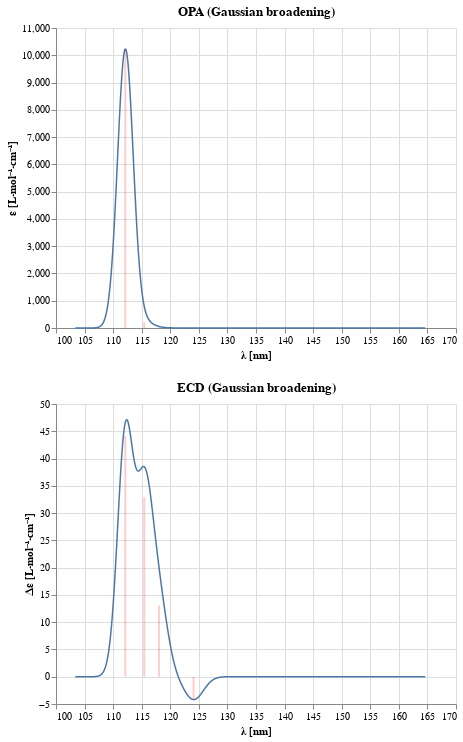

Notebook code for this chart:
### Code cell
#from altair_spectrum import plot_spectrum

opa_plot = plot_spectrum(opa_spectrum,
                         title="OPA (Gaussian broadening)",
                         x_title=("λ", "nm"))

ecd_plot = plot_spectrum(ecd_spectrum,
                         title="ECD (Gaussian broadening)",
                         x_title=("λ", "nm"),
                         y_title=("Δε", "L⋅mol⁻¹⋅cm⁻¹"))

opa_plot & ecd_plot

### Figure 1 — Vega-Lite specification as saved in the notebook (floating-point values rounded to 4 significant figures; data arrays with more than 128 entries replaced by an {"elided": "..."} marker saying what was removed)
{"config": {"view": {"continuousWidth": 400, "continuousHeight": 300}}, "vconcat": [{"layer": [{"data": {"name": "data-192dbcf541a63f2d58b9070ce889e231"}, "mark": {"type": "line", "size": 1.5}, "encoding": {"x": {"type": "quantitative", "axis": {"offset": 0, "title": "λ [nm]"}, "field": "x"}, "y": {"type": "quantitative", "axis": {"title": "ε [L⋅mol⁻¹⋅cm⁻¹]"}, "field": "y"}}}, {"data": {"name": "data-192dbcf541a63f2d58b9070ce889e231"}, "mark": "circle", "encoding": {"x": {"type": "quantitative", "axis": {"offset": 0, "title": "λ [nm]"}, "field": "x"}, "y": {"type": "quantitative", "axis": {"title": "ε [L⋅mol⁻¹⋅cm⁻¹]"}, "field": "y"}}, "transform": [{"filter": {"selection": "selector003"}}]}, {"data": {"name": "data-192dbcf541a63f2d58b9070ce889e231"}, "mark": "rule", "encoding": {"opacity": {"condition": {"value": 0.3, "selection": "selector003"}, "value": 0}, "tooltip": [{"type": "quantitative", "field": "x", "format": ".4f", "title": "λ"}, {"type": "quantitative", "field": "y", "format": ".1f", "title": "ε"}], "x": {"type": "quantitative", "field": "x"}}, "selection": {"selector003": {"type": "single", "fields": ["x"], "nearest": true, "on": "mouseover", "empty": "none", "clear": "mouseout"}}}, {"data": {"name": "data-f76cc7f2a08a91691c489bece6a1e966"}, "mark": {"type": "bar", "color": "red", "opacity": 0.2, "size": 2}, "encoding": {"x": {"type": "quantitative", "field": "poles"}, "y": {"type": "quantitative", "field": "residues"}}}], "title": "OPA (Gaussian broadening)"}, {"layer": [{"data": {"name": "data-610cf0079e49e544751ba2a074d3869e"}, "mark": {"type": "line", "size": 1.5}, "encoding": {"x": {"type": "quantitative", "axis": {"offset": 0, "title": "λ [nm]"}, "field": "x"}, "y": {"type": "quantitative", "axis": {"title": "Δε [L⋅mol⁻¹⋅cm⁻¹]"}, "field": "y"}}}, {"data": {"name": "data-610cf0079e49e544751ba2a074d3869e"}, "mark": "circle", "encoding": {"x": {"type": "quantitative", "axis": {"offset": 0, "title": "λ [nm]"}, "field": "x"}, "y": {"type": "quantitative", "axis": {"title": "Δε [L⋅mol⁻¹⋅cm⁻¹]"}, "field": "y"}}, "transform": [{"filter": {"selection": "selector004"}}]}, {"data": {"name": "data-610cf0079e49e544751ba2a074d3869e"}, "mark": "rule", "encoding": {"opacity": {"condition": {"value": 0.3, "selection": "selector004"}, "value": 0}, "tooltip": [{"type": "quantitative", "field": "x", "format": ".4f", "title": "λ"}, {"type": "quantitative", "field": "y", "format": ".1f", "title": "Δε"}], "x": {"type": "quantitative", "field": "x"}}, "selection": {"selector004": {"type": "single", "fields": ["x"], "nearest": true, "on": "mouseover", "empty": "none", "clear": "mouseout"}}}, {"data": {"name": "data-88cdc9cc9f4dca8a8d1f2863327729aa"}, "mark": {"type": "bar", "color": "red", "opacity": 0.2, "size": 2}, "encoding": {"x": {"type": "quantitative", "field": "poles"}, "y": {"type": "quantitative", "field": "residues"}}}], "title": "ECD (Gaussian broadening)"}], "$schema": "https://vega.github.io/schema/vega-lite/v4.8.1.json", "datasets": {"data-192dbcf541a63f2d58b9070ce889e231": {"elided": "5000 records"}, "data-f76cc7f2a08a91691c489bece6a1e966": [{"poles": 155.9, "residues": 0.0}, {"poles": 139.1, "residues": 0.0}, {"poles": 137.7, "residues": 0.0}, {"poles": 131.0, "residues": 0.0}, {"poles": 124.1, "residues": 3.101}, {"poles": 118.0, "residues": 10.72}, {"poles": 115.4, "residues": 208.5}, {"poles": 112.1, "residues": 10210.0}], "data-610cf0079e49e544751ba2a074d3869e": {"elided": "5000 records"}, "data-88cdc9cc9f4dca8a8d1f2863327729aa": [{"poles": 155.9, "residues": 0.0}, {"poles": 139.1, "residues": 0.0}, {"poles": 137.7, "residues": 0.0}, {"poles": 131.0, "residues": 0.0}, {"poles": 124.1, "residues": -4.199}, {"poles": 118.0, "residues": 13.06}, {"poles": 115.4, "residues": 32.91}, {"poles": 112.1, "residues": 44.14}]}}
